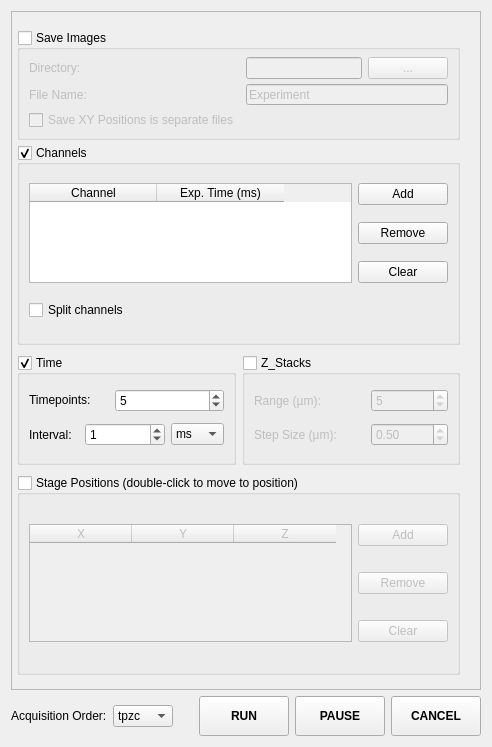
<?xml version="1.0" encoding="UTF-8"?>
<ui version="4.0">
 <class>MultiDWidget</class>
 <widget class="QWidget" name="MultiDWidget">
  <property name="geometry">
   <rect>
    <x>0</x>
    <y>0</y>
    <width>492</width>
    <height>747</height>
   </rect>
  </property>
  <property name="minimumSize">
   <size>
    <width>492</width>
    <height>0</height>
   </size>
  </property>
  <property name="maximumSize">
   <size>
    <width>16777215</width>
    <height>16777215</height>
   </size>
  </property>
  <property name="windowTitle">
   <string>Form</string>
  </property>
  <layout class="QGridLayout" name="gridLayout_7">
   <item row="0" column="0">
    <widget class="QScrollArea" name="scrollArea">
     <property name="widgetResizable">
      <bool>true</bool>
     </property>
     <property name="alignment">
      <set>Qt::AlignCenter</set>
     </property>
     <widget class="QWidget" name="scrollAreaWidgetContents">
      <property name="geometry">
       <rect>
        <x>0</x>
        <y>0</y>
        <width>470</width>
        <height>677</height>
       </rect>
      </property>
      <layout class="QGridLayout" name="gridLayout_6">
       <property name="leftMargin">
        <number>5</number>
       </property>
       <property name="rightMargin">
        <number>20</number>
       </property>
       <item row="0" column="0" colspan="2">
        <widget class="QGroupBox" name="save_groupBox">
         <property name="enabled">
          <bool>true</bool>
         </property>
         <property name="minimumSize">
          <size>
           <width>0</width>
           <height>110</height>
          </size>
         </property>
         <property name="maximumSize">
          <size>
           <width>16777215</width>
           <height>100</height>
          </size>
         </property>
         <property name="title">
          <string>Save Images</string>
         </property>
         <property name="checkable">
          <bool>true</bool>
         </property>
         <property name="checked">
          <bool>false</bool>
         </property>
         <layout class="QGridLayout" name="gridLayout">
          <property name="topMargin">
           <number>7</number>
          </property>
          <property name="bottomMargin">
           <number>7</number>
          </property>
          <property name="verticalSpacing">
           <number>5</number>
          </property>
          <item row="0" column="0">
           <widget class="QLabel" name="label">
            <property name="text">
             <string>Directory:</string>
            </property>
           </widget>
          </item>
          <item row="0" column="1">
           <widget class="QLineEdit" name="dir_lineEdit">
            <property name="readOnly">
             <bool>true</bool>
            </property>
           </widget>
          </item>
          <item row="1" column="0">
           <widget class="QLabel" name="label_2">
            <property name="text">
             <string>File Name:</string>
            </property>
           </widget>
          </item>
          <item row="1" column="1" colspan="2">
           <widget class="QLineEdit" name="fname_lineEdit">
            <property name="text">
             <string>Experiment</string>
            </property>
           </widget>
          </item>
          <item row="0" column="2">
           <widget class="QPushButton" name="browse_save_Button">
            <property name="text">
             <string>...</string>
            </property>
           </widget>
          </item>
          <item row="2" column="0">
           <widget class="QCheckBox" name="checkBox_save_pos">
            <property name="enabled">
             <bool>false</bool>
            </property>
            <property name="text">
             <string>Save XY Positions is separate files</string>
            </property>
           </widget>
          </item>
         </layout>
        </widget>
       </item>
       <item row="1" column="0" colspan="2">
        <widget class="QGroupBox" name="channel_groupBox">
         <property name="enabled">
          <bool>true</bool>
         </property>
         <property name="minimumSize">
          <size>
           <width>0</width>
           <height>200</height>
          </size>
         </property>
         <property name="maximumSize">
          <size>
           <width>16777215</width>
           <height>200</height>
          </size>
         </property>
         <property name="title">
          <string>Channels</string>
         </property>
         <property name="checkable">
          <bool>true</bool>
         </property>
         <property name="checked">
          <bool>true</bool>
         </property>
         <layout class="QGridLayout" name="gridLayout_2">
          <property name="topMargin">
           <number>7</number>
          </property>
          <property name="bottomMargin">
           <number>7</number>
          </property>
          <item row="0" column="0" rowspan="3">
           <widget class="QTableWidget" name="channel_tableWidget">
            <property name="editTriggers">
             <set>QAbstractItemView::CurrentChanged</set>
            </property>
            <property name="tabKeyNavigation">
             <bool>true</bool>
            </property>
            <property name="showDropIndicator" stdset="0">
             <bool>false</bool>
            </property>
            <property name="dragDropOverwriteMode">
             <bool>false</bool>
            </property>
            <property name="alternatingRowColors">
             <bool>false</bool>
            </property>
            <property name="selectionBehavior">
             <enum>QAbstractItemView::SelectRows</enum>
            </property>
            <property name="textElideMode">
             <enum>Qt::ElideRight</enum>
            </property>
            <property name="showGrid">
             <bool>true</bool>
            </property>
            <property name="gridStyle">
             <enum>Qt::SolidLine</enum>
            </property>
            <property name="columnCount">
             <number>2</number>
            </property>
            <attribute name="horizontalHeaderDefaultSectionSize">
             <number>127</number>
            </attribute>
            <attribute name="verticalHeaderVisible">
             <bool>false</bool>
            </attribute>
            <column>
             <property name="text">
              <string>Channel</string>
             </property>
            </column>
            <column>
             <property name="text">
              <string>Exp. Time (ms)</string>
             </property>
            </column>
           </widget>
          </item>
          <item row="2" column="1">
           <widget class="QPushButton" name="clear_ch_Button">
            <property name="minimumSize">
             <size>
              <width>90</width>
              <height>0</height>
             </size>
            </property>
            <property name="maximumSize">
             <size>
              <width>90</width>
              <height>16777215</height>
             </size>
            </property>
            <property name="text">
             <string>Clear</string>
            </property>
           </widget>
          </item>
          <item row="1" column="1">
           <widget class="QPushButton" name="remove_ch_Button">
            <property name="minimumSize">
             <size>
              <width>90</width>
              <height>0</height>
             </size>
            </property>
            <property name="maximumSize">
             <size>
              <width>90</width>
              <height>16777215</height>
             </size>
            </property>
            <property name="text">
             <string>Remove</string>
            </property>
           </widget>
          </item>
          <item row="0" column="1">
           <widget class="QPushButton" name="add_ch_Button">
            <property name="minimumSize">
             <size>
              <width>90</width>
              <height>0</height>
             </size>
            </property>
            <property name="maximumSize">
             <size>
              <width>90</width>
              <height>16777215</height>
             </size>
            </property>
            <property name="text">
             <string>Add</string>
            </property>
           </widget>
          </item>
          <item row="3" column="0">
           <widget class="QCheckBox" name="checkBox_split_channels">
            <property name="enabled">
             <bool>true</bool>
            </property>
            <property name="text">
             <string>Split channels</string>
            </property>
           </widget>
          </item>
         </layout>
        </widget>
       </item>
       <item row="2" column="0">
        <widget class="QGroupBox" name="time_groupBox">
         <property name="enabled">
          <bool>true</bool>
         </property>
         <property name="maximumSize">
          <size>
           <width>16777215</width>
           <height>110</height>
          </size>
         </property>
         <property name="title">
          <string>Time</string>
         </property>
         <property name="checkable">
          <bool>true</bool>
         </property>
         <property name="checked">
          <bool>true</bool>
         </property>
         <layout class="QGridLayout" name="gridLayout_8">
          <item row="0" column="0" colspan="3">
           <layout class="QGridLayout" name="gridLayout_3">
            <item row="0" column="0">
             <widget class="QLabel" name="label_3">
              <property name="sizePolicy">
               <sizepolicy hsizetype="Fixed" vsizetype="Fixed">
                <horstretch>0</horstretch>
                <verstretch>0</verstretch>
               </sizepolicy>
              </property>
              <property name="minimumSize">
               <size>
                <width>80</width>
                <height>0</height>
               </size>
              </property>
              <property name="maximumSize">
               <size>
                <width>80</width>
                <height>16777215</height>
               </size>
              </property>
              <property name="text">
               <string>Timepoints:</string>
              </property>
             </widget>
            </item>
            <item row="0" column="1">
             <widget class="QSpinBox" name="timepoints_spinBox">
              <property name="maximum">
               <number>10000</number>
              </property>
              <property name="value">
               <number>5</number>
              </property>
             </widget>
            </item>
           </layout>
          </item>
          <item row="1" column="0">
           <widget class="QLabel" name="label_4">
            <property name="maximumSize">
             <size>
              <width>50</width>
              <height>16777215</height>
             </size>
            </property>
            <property name="text">
             <string>Interval:</string>
            </property>
           </widget>
          </item>
          <item row="1" column="1">
           <widget class="QSpinBox" name="interval_spinBox">
            <property name="minimumSize">
             <size>
              <width>80</width>
              <height>0</height>
             </size>
            </property>
            <property name="maximumSize">
             <size>
              <width>50</width>
              <height>16777215</height>
             </size>
            </property>
            <property name="maximum">
             <number>10000</number>
            </property>
            <property name="value">
             <number>1</number>
            </property>
           </widget>
          </item>
          <item row="1" column="2">
           <widget class="QComboBox" name="time_comboBox">
            <property name="maximumSize">
             <size>
              <width>65</width>
              <height>16777215</height>
             </size>
            </property>
            <property name="currentText">
             <string>ms</string>
            </property>
            <item>
             <property name="text">
              <string>ms</string>
             </property>
            </item>
            <item>
             <property name="text">
              <string>sec</string>
             </property>
            </item>
            <item>
             <property name="text">
              <string>min</string>
             </property>
            </item>
           </widget>
          </item>
         </layout>
        </widget>
       </item>
       <item row="2" column="1">
        <widget class="QGroupBox" name="stack_groupBox">
         <property name="enabled">
          <bool>true</bool>
         </property>
         <property name="maximumSize">
          <size>
           <width>16777215</width>
           <height>110</height>
          </size>
         </property>
         <property name="title">
          <string>Z_Stacks</string>
         </property>
         <property name="checkable">
          <bool>true</bool>
         </property>
         <property name="checked">
          <bool>false</bool>
         </property>
         <layout class="QGridLayout" name="gridLayout_4">
          <item row="1" column="2">
           <widget class="QDoubleSpinBox" name="step_size_doubleSpinBox">
            <property name="minimumSize">
             <size>
              <width>70</width>
              <height>0</height>
             </size>
            </property>
            <property name="minimum">
             <double>0.050000000000000</double>
            </property>
            <property name="maximum">
             <double>10000.000000000000000</double>
            </property>
            <property name="singleStep">
             <double>0.050000000000000</double>
            </property>
            <property name="stepType">
             <enum>QAbstractSpinBox::AdaptiveDecimalStepType</enum>
            </property>
            <property name="value">
             <double>0.500000000000000</double>
            </property>
           </widget>
          </item>
          <item row="1" column="0" colspan="2">
           <widget class="QLabel" name="label_7">
            <property name="maximumSize">
             <size>
              <width>95</width>
              <height>16777215</height>
             </size>
            </property>
            <property name="text">
             <string>Step Size (µm):</string>
            </property>
           </widget>
          </item>
          <item row="0" column="2">
           <widget class="QSpinBox" name="zrange_spinBox">
            <property name="sizePolicy">
             <sizepolicy hsizetype="Preferred" vsizetype="Fixed">
              <horstretch>0</horstretch>
              <verstretch>0</verstretch>
             </sizepolicy>
            </property>
            <property name="minimumSize">
             <size>
              <width>70</width>
              <height>0</height>
             </size>
            </property>
            <property name="maximumSize">
             <size>
              <width>16777215</width>
              <height>16777215</height>
             </size>
            </property>
            <property name="maximum">
             <number>10000</number>
            </property>
            <property name="value">
             <number>5</number>
            </property>
           </widget>
          </item>
          <item row="0" column="0">
           <widget class="QLabel" name="label_8">
            <property name="sizePolicy">
             <sizepolicy hsizetype="Preferred" vsizetype="Preferred">
              <horstretch>0</horstretch>
              <verstretch>0</verstretch>
             </sizepolicy>
            </property>
            <property name="maximumSize">
             <size>
              <width>80</width>
              <height>16777215</height>
             </size>
            </property>
            <property name="text">
             <string>Range (µm):</string>
            </property>
           </widget>
          </item>
         </layout>
        </widget>
       </item>
       <item row="3" column="0" colspan="2">
        <widget class="QGroupBox" name="stage_pos_groupBox">
         <property name="enabled">
          <bool>true</bool>
         </property>
         <property name="minimumSize">
          <size>
           <width>0</width>
           <height>200</height>
          </size>
         </property>
         <property name="maximumSize">
          <size>
           <width>16777215</width>
           <height>200</height>
          </size>
         </property>
         <property name="title">
          <string>Stage Positions (double-click to move to position)</string>
         </property>
         <property name="checkable">
          <bool>true</bool>
         </property>
         <property name="checked">
          <bool>false</bool>
         </property>
         <layout class="QGridLayout" name="gridLayout_5">
          <item row="0" column="0" rowspan="3">
           <widget class="QTableWidget" name="stage_tableWidget">
            <property name="editTriggers">
             <set>QAbstractItemView::NoEditTriggers</set>
            </property>
            <property name="tabKeyNavigation">
             <bool>false</bool>
            </property>
            <property name="showDropIndicator" stdset="0">
             <bool>false</bool>
            </property>
            <property name="dragDropOverwriteMode">
             <bool>false</bool>
            </property>
            <property name="alternatingRowColors">
             <bool>false</bool>
            </property>
            <property name="selectionBehavior">
             <enum>QAbstractItemView::SelectRows</enum>
            </property>
            <property name="textElideMode">
             <enum>Qt::ElideRight</enum>
            </property>
            <property name="showGrid">
             <bool>true</bool>
            </property>
            <property name="gridStyle">
             <enum>Qt::SolidLine</enum>
            </property>
            <property name="wordWrap">
             <bool>true</bool>
            </property>
            <property name="columnCount">
             <number>3</number>
            </property>
            <attribute name="horizontalHeaderDefaultSectionSize">
             <number>102</number>
            </attribute>
            <attribute name="verticalHeaderVisible">
             <bool>false</bool>
            </attribute>
            <column>
             <property name="text">
              <string>X</string>
             </property>
            </column>
            <column>
             <property name="text">
              <string>Y</string>
             </property>
            </column>
            <column>
             <property name="text">
              <string>Z</string>
             </property>
            </column>
           </widget>
          </item>
          <item row="0" column="1">
           <widget class="QPushButton" name="add_pos_Button">
            <property name="minimumSize">
             <size>
              <width>90</width>
              <height>0</height>
             </size>
            </property>
            <property name="maximumSize">
             <size>
              <width>90</width>
              <height>16777215</height>
             </size>
            </property>
            <property name="text">
             <string>Add</string>
            </property>
           </widget>
          </item>
          <item row="1" column="1">
           <widget class="QPushButton" name="remove_pos_Button">
            <property name="minimumSize">
             <size>
              <width>90</width>
              <height>0</height>
             </size>
            </property>
            <property name="maximumSize">
             <size>
              <width>90</width>
              <height>16777215</height>
             </size>
            </property>
            <property name="text">
             <string>Remove</string>
            </property>
           </widget>
          </item>
          <item row="2" column="1">
           <widget class="QPushButton" name="clear_pos_Button">
            <property name="minimumSize">
             <size>
              <width>90</width>
              <height>0</height>
             </size>
            </property>
            <property name="maximumSize">
             <size>
              <width>90</width>
              <height>16777215</height>
             </size>
            </property>
            <property name="text">
             <string>Clear</string>
            </property>
           </widget>
          </item>
         </layout>
        </widget>
       </item>
      </layout>
     </widget>
    </widget>
   </item>
   <item row="1" column="0">
    <layout class="QHBoxLayout" name="run_btn_layout">
     <property name="topMargin">
      <number>0</number>
     </property>
     <item>
      <widget class="QLabel" name="acquisition_order_label">
       <property name="maximumSize">
        <size>
         <width>16777215</width>
         <height>16777215</height>
        </size>
       </property>
       <property name="text">
        <string>Acquisition Order:</string>
       </property>
      </widget>
     </item>
     <item>
      <widget class="QComboBox" name="acquisition_order_comboBox">
       <property name="enabled">
        <bool>true</bool>
       </property>
       <property name="sizePolicy">
        <sizepolicy hsizetype="MinimumExpanding" vsizetype="Fixed">
         <horstretch>0</horstretch>
         <verstretch>0</verstretch>
        </sizepolicy>
       </property>
       <item>
        <property name="text">
         <string>tpzc</string>
        </property>
       </item>
       <item>
        <property name="text">
         <string>tpcz</string>
        </property>
       </item>
       <item>
        <property name="text">
         <string>ptzc</string>
        </property>
       </item>
       <item>
        <property name="text">
         <string>ptcz</string>
        </property>
       </item>
      </widget>
     </item>
     <item>
      <spacer name="run_spacer">
       <property name="orientation">
        <enum>Qt::Horizontal</enum>
       </property>
       <property name="sizeType">
        <enum>QSizePolicy::Preferred</enum>
       </property>
       <property name="sizeHint" stdset="0">
        <size>
         <width>20</width>
         <height>20</height>
        </size>
       </property>
      </spacer>
     </item>
     <item>
      <widget class="QPushButton" name="run_Button">
       <property name="enabled">
        <bool>true</bool>
       </property>
       <property name="minimumSize">
        <size>
         <width>90</width>
         <height>40</height>
        </size>
       </property>
       <property name="font">
        <font>
         <family>Arial</family>
         <weight>75</weight>
         <bold>true</bold>
        </font>
       </property>
       <property name="text">
        <string>RUN</string>
       </property>
      </widget>
     </item>
     <item>
      <widget class="QPushButton" name="pause_Button">
       <property name="enabled">
        <bool>true</bool>
       </property>
       <property name="minimumSize">
        <size>
         <width>90</width>
         <height>40</height>
        </size>
       </property>
       <property name="font">
        <font>
         <family>Arial</family>
         <weight>75</weight>
         <bold>true</bold>
        </font>
       </property>
       <property name="text">
        <string>PAUSE</string>
       </property>
      </widget>
     </item>
     <item>
      <widget class="QPushButton" name="cancel_Button">
       <property name="minimumSize">
        <size>
         <width>90</width>
         <height>40</height>
        </size>
       </property>
       <property name="font">
        <font>
         <family>Arial</family>
         <weight>75</weight>
         <bold>true</bold>
        </font>
       </property>
       <property name="text">
        <string>CANCEL</string>
       </property>
      </widget>
     </item>
    </layout>
   </item>
  </layout>
 </widget>
 <resources/>
 <connections/>
</ui>
